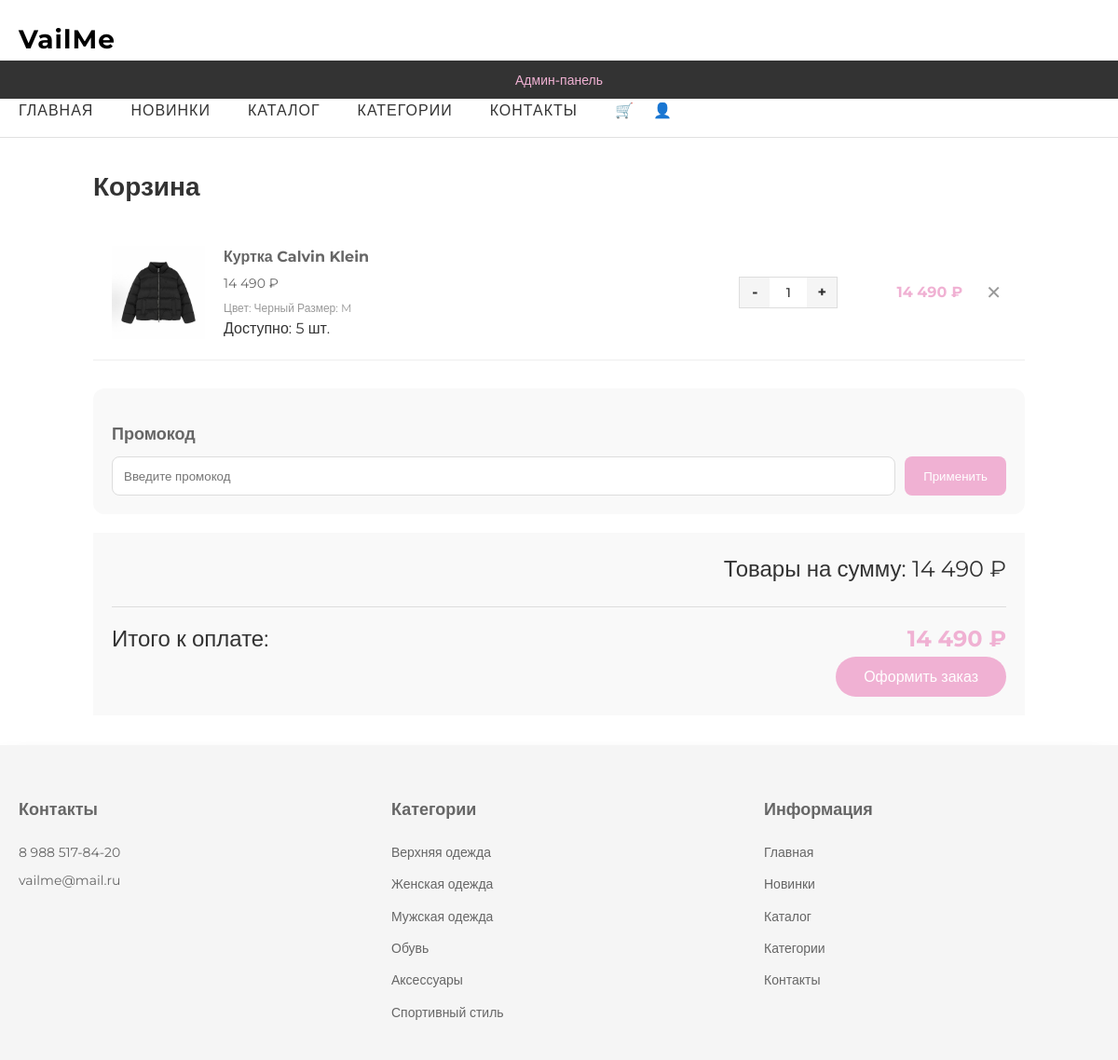
Screenshot of /cart.php (signed in) with the database file from the repository.
### tables this page shows
CREATE TABLE `cart_items` (
  `id` int NOT NULL,
  `cart_id` int NOT NULL,
  `product_id` int NOT NULL,
  `variant_id` int DEFAULT NULL,
  `quantity` int NOT NULL DEFAULT '1',
  `price` decimal(10,2) NOT NULL,
  `created_at` timestamp NULL DEFAULT CURRENT_TIMESTAMP
);

CREATE TABLE `product_images` (
  `id` int NOT NULL,
  `product_id` int NOT NULL,
  `image_url` varchar(255) NOT NULL,
  `is_main` tinyint(1) DEFAULT '0'
);

CREATE TABLE `products` (
  `id` int NOT NULL,
  `subcategory_id` int NOT NULL,
  `category_id` int DEFAULT NULL,
  `name` varchar(255) NOT NULL,
  `description` text,
  `price` decimal(10,2) NOT NULL,
  `old_price` decimal(10,2) DEFAULT NULL,
  `is_new` tinyint(1) DEFAULT '0'
);

CREATE TABLE `product_variants` (
  `id` int NOT NULL,
  `product_id` int NOT NULL,
  `color` varchar(50) DEFAULT NULL,
  `size` varchar(20) DEFAULT NULL,
  `quantity` int DEFAULT '0',
  `price` decimal(10,2) DEFAULT NULL
);

### public/classes/Database.php (called while the page is built, shortened)
<?php
class Database {
    private static $instance = null;
    private $connection;
    private $host = 'mysql';
    private $user = 'root';
    private $pass = 'root123';
    private $name = 'vailme_store';
    private function __construct() {
        $this->connection = mysqli_connect($this->host, $this->user, $this->pass, $this->name);
        mysqli_set_charset($this->connection, "utf8mb4");
    }
    public static function getInstance() {
        if (self::$instance === null) {
            self::$instance = new self();
        }
        return self::$instance;
    }
    public function query($sql) {
        $result = mysqli_query($this->connection, $sql);
        return $result;
    }
    public function fetchAll($result) {
        return mysqli_fetch_all($result, MYSQLI_ASSOC);
    }
    public function fetchOne($result) {
        return mysqli_fetch_assoc($result);
    }
}
?>

### public/classes/Cart.php (called while the page is built, shortened)
<?php
require_once 'BaseModel.php';
class Cart extends BaseModel {
    private $items = null;
    public static function getCurrentCart() {
        $sessionId = session_id();
        $db = Database::getInstance();
        if (isset($_SESSION['user_id'])) {
            $userId = (int)$_SESSION['user_id'];
            $sql = "SELECT * FROM carts WHERE user_id = $userId";
            $result = $db->query($sql);
            $data = $db->fetchOne($result);
            if ($data) {
                $cart = new self();
                $cart->data = $data;
                return $cart;
            }
        }
        $cart = new self();
        $cart->session_id = $sessionId;
        $cart->save();
        return $cart;
    }
    public function getItems() {
        if ($this->items === null && isset($this->data['id'])) {
            $db = Database::getInstance();
            $sql = "SELECT ci.*, p.name as product_name, p.price as product_price,
                           pv.color, pv.size, pv.price as variant_price, pv.quantity as variant_quantity
                    FROM cart_items ci
                    JOIN products p ON ci.product_id = p.id
                    LEFT JOIN product_variants pv ON ci.variant_id = pv.id
                    WHERE ci.cart_id = {$this->data['id']}";
            $result = $db->query($sql);
            $rows = $db->fetchAll($result);
            $this->items = [];
            foreach ($rows as $row) {
                $itemPrice = $row['variant_price'] ?? $row['product_price'];
                $this->items[] = [
                    'id' => $row['id'],
                    'cart_id' => $row['cart_id'],
                    'product_id' => $row['product_id'],
                    'variant_id' => $row['variant_id'],
                    'product_name' => $row['product_name'],
                    'quantity' => $row['quantity'],
                    'price' => $itemPrice,
                    'total' => $itemPrice * $row['quantity'],
                    'color' => $row['color'] ?? '',
                    'size' => $row['size'] ?? '',
                    'max_quantity' => $row['variant_quantity'] ?? 99
                ];
            }
        }
        return $this->items ?? [];
    }
    public function getTotal() {
        $items = $this->getItems();
        $total = 0;
        foreach ($items as $item) {
            $total += $item['total'];
        }
        return $total;
    }
}
?>

### public/classes/BaseModel.php (called while the page is built, shortened)
<?php
require_once 'Database.php';
abstract class BaseModel {
    protected $db;
    protected $table;
    protected $primaryKey = 'id';
    protected $data = [];
    public function __construct() {
        $this->db = Database::getInstance();
    }
    public function __get($name) {
        return $this->data[$name] ?? null;
    }
    public function load($id) {
        $id = (int)$id;
        $sql = "SELECT * FROM {$this->table} WHERE {$this->primaryKey} = $id";
        $result = $this->db->query($sql);
        $data = $this->db->fetchOne($result);
        if ($data) {
            $this->data = $data;
            return true;
        }
        return false;
    }
    public static function findById($id) {
        $item = new $calledClass();
        return $item->load($id) ? $item : null;
    }
}
?>

### public/classes/Product.php (called while the page is built, shortened)
<?php
require_once 'BaseModel.php';
class Product extends BaseModel {
    private $images = null;
    public function getImages() {
    if ($this->images === null && isset($this->data['id'])) {
        $sql = "SELECT * FROM product_images WHERE product_id = {$this->data['id']} ORDER BY is_main DESC";
        $result = $this->db->query($sql);
        $rows = $this->db->fetchAll($result);
        $this->images = [];
        if (!empty($rows)) {
            foreach ($rows as $row) {
                $image = new ProductImage();
                $image->data = $row;
                $this->images[] = $image;
            }
        }
    }
    return $this->images ?? [];
}
    public function getMainImage() {
    $images = $this->getImages();
    if (!empty($images)) {
        return $images[0];
    }
    return null;
}
}
?>

### public/cart.php (the view, shortened to what this page needs)
<?php
require_once 'classes/Cart.php';
require_once 'classes/Product.php';
$cart = Cart::getCurrentCart();
$cartItems = $cart->getItems();
$originalTotal = $cart->getTotal();
$finalTotal = $originalTotal - ($_SESSION['promocode_discount'] ?? 0);
include 'templates/header.php';
?>
<link rel="stylesheet" href="assets/css/style.css">
<link rel="stylesheet" href="assets/css/cart.css">
<div class="cart-page">
    <h1>Корзина</h1>
    <?php if (empty($cartItems)): ?>
        <div class="empty-cart">
            <p>Ваша корзина пуста</p>
            <a href="catalog.php" class="btn-continue">Продолжить покупки</a>
        </div>
    <?php else: ?>
        <div class="cart-items">
            <?php foreach ($cartItems as $item): ?>
            <div class="cart-item">
                <div class="cart-item-image">
                    <?php
                    $product = Product::findById($item['product_id']);
                    $mainImage = $product ? $product->getMainImage() : null;
                    ?>
                    <?php if ($mainImage): ?>
                        <img src="<?php echo $mainImage->image_url; ?>" alt="<?php echo htmlspecialchars($item['product_name']); ?>">
                    <?php else: ?>
                        <div class="no-image">Нет фото</div>
                    <?php endif; ?>
                </div>
                <div class="cart-item-info">
                    <h3><?php echo htmlspecialchars($item['product_name']); ?></h3>
                    <div class="cart-item-price"><?php echo number_format($item['price'], 0, '.', ' '); ?> ₽</div>
                    <div class="cart-item-variant">
                        <?php if ($item['color']): ?>
                            <span>Цвет: <?php echo htmlspecialchars($item['color']); ?></span>
                        <?php endif; ?>
                        <?php if ($item['size']): ?>
                            <span>Размер: <?php echo htmlspecialchars($item['size']); ?></span>
                        <?php endif; ?>
                    </div>
                    <div class="cart-item-stock">
                        Доступно: <?php echo $item['max_quantity']; ?> шт.
                    </div>
                </div>
                <div class="cart-item-quantity">
                    <div class="quantity-control">
                        <a href="cart.php?decrease=<?php echo $item['id']; ?>" class="quantity-btn minus">-</a>
                        <span class="quantity-value"><?php echo $item['quantity']; ?></span>
                        <a href="cart.php?increase=<?php echo $item['id']; ?>" class="quantity-btn plus">+</a>
                    </div>
                </div>
                <div class="cart-item-total">
                    <?php echo number_format($item['total'], 0, '.', ' '); ?> ₽
                </div>
                <div class="cart-item-remove">
                    <a href="cart.php?remove=<?php echo $item['id']; ?>" class="remove-btn">✕</a>
                </div>
            </div>
            <?php endforeach; ?>
        </div>
        <div class="promocode-section">
            <h3>Промокод</h3>
            <?php if (isset($_SESSION['applied_promocode'])): ?>
                <div class="applied-promocode">
                    <span>Применен промокод: <strong><?php echo $_SESSION['applied_promocode']; ?></strong></span>
                    <form method="POST" style="display: inline;">
                        <button type="submit" name="remove_promocode" class="remove-promocode-btn">✕</button>
                    </form>
                </div>
            <?php else: ?>
                <form method="POST" class="promocode-form">
                    <input type="text" name="promocode" placeholder="Введите промокод">
                    <button type="submit" name="apply_promocode">Применить</button>
                </form>
            <?php endif; ?>
        </div>
        <div class="cart-summary">
            <div class="cart-total">
                <span>Товары на сумму:</span>
                <span><?php echo number_format($originalTotal, 0, '.', ' '); ?> ₽</span>
            </div>
            <div class="cart-final-total">
                <span>Итого к оплате:</span>
                <span class="total-amount"><?php echo number_format($finalTotal, 0, '.', ' '); ?> ₽</span>
            </div>
            <div class="cart-buttons">
                <button type="button" class="btn-checkout" onclick="openCheckoutModal()">Оформить заказ</button>
            </div>
        </div>
    <?php endif; ?>
</div>
</div>
<?php include 'templates/footer.php'; ?>

### public/assets/css/style.css (style rules this page uses)
* { margin: 0; padding: 0; box-sizing: border-box; }
body { font-family: 'Montserrat', Arial, sans-serif; background-color: #f5f5f5; line-height: 1.6; color: #333; display: flex; flex-direction: column; min-height: 100vh; align-items: center; }
a { text-decoration: none; color: #000; }
h1, h2, h3, h4, h5, h6 { font-family: 'Montserrat', Arial, sans-serif; }
h1 { font-size: 28px; margin: 30px 0 20px; color: #333; }
h3 { font-size: 18px; margin: 15px 0 10px; color: #666; }
button, input, select, textarea, .btn, .btn-add, .btn-checkout, .submit-btn { font-family: 'Montserrat', Arial, sans-serif; }

### public/assets/css/cart.css (style rules this page uses)
.cart-page { max-width: 1000px; margin: 0 auto; }
.cart-items { margin-bottom: 30px; }
.cart-item { display: flex; align-items: center; padding: 20px; border-bottom: 1px solid #eee; gap: 20px; }
.cart-item-image { width: 100px; height: 100px; background: #f5f5f5; overflow: hidden; }
.cart-item-image img { width: 100%; height: 100%; object-fit: cover; }
.cart-item-info { flex: 2; }
.cart-item-info h3 { margin: 0 0 5px; font-size: 16px; }
.cart-item-price { color: #666; font-size: 14px; }
.cart-item-variant { color: #999; font-size: 12px; margin-top: 5px; }
.cart-item-quantity { width: 100px; }
.quantity-control { display: flex; align-items: center; border: 1px solid #ddd; overflow: hidden; width: fit-content; }
.quantity-btn { width: 32px; height: 32px; background: #f5f5f5; border: none; cursor: pointer; font-size: 16px; font-weight: bold; text-decoration: none; display: flex; align-items: center; justify-content: center; color: #333; }
.quantity-value { width: 40px; text-align: center; font-size: 14px; font-weight: 500; color: #333; }
.cart-item-total { width: 120px; font-weight: bold; color: #F0B1D3; text-align: right; }
.cart-item-remove .remove-btn { color: #999; text-decoration: none; font-size: 20px; padding: 5px; }
.cart-summary { background: #f9f9f9; padding: 20px; text-align: right; }
.cart-total { font-size: 24px; margin-bottom: 20px; }
.total-amount { font-weight: bold; color: #F0B1D3; }
.cart-buttons { display: flex; gap: 15px; justify-content: flex-end; }
.btn-checkout { padding: 12px 30px; border: none; border-radius: 30px; cursor: pointer; font-size: 16px; background: #F0B1D3; color: white; }
.promocode-section { background: #f9f9f9; padding: 20px; border-radius: 12px; margin: 20px 0; }
.promocode-form { display: flex; gap: 10px; }
.promocode-form input { flex: 1; padding: 12px; border: 1px solid #ddd; border-radius: 8px; }
.promocode-form button { padding: 12px 20px; background: #F0B1D3; color: white; border: none; border-radius: 8px; cursor: pointer; }
.cart-final-total { display: flex; justify-content: space-between; font-size: 24px; margin-top: 15px; padding-top: 15px; border-top: 1px solid #ddd; }

### rows the page displays
cart_items: product_images.image_url (picture), product.name "Куртка Calvin Klein", price "14 490", variant.color "Черный", variant.size "M", max_quantity "5", quantity "1", total "14 490"

### other values shown
$originalTotal "14 490"
$finalTotal "14 490"
